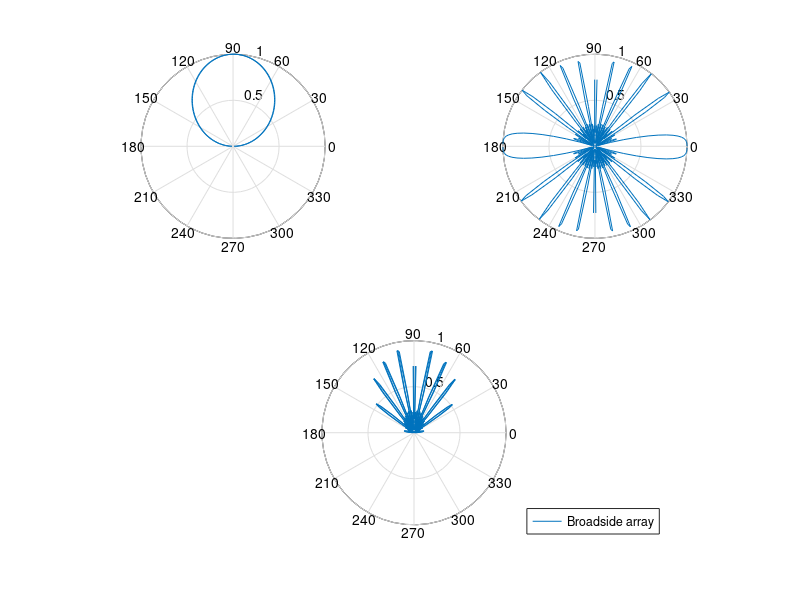

This figure's MATLAB source:
%%MATLAB PROGRAM FOR BROADSIDE ARRAY....

clear;
clc;
tic;

%%Initialising
AF    =    zeros(1,360);
AE    =    zeros(1,360);
theta=1:360;

%%ACCEPTING INPUTS..

N=  input('\nEnter the number of Elements::->');
d=  input('\nEnter the distance between the elements::->');
k=  360;
c=  (k.*d)./2;

%%CALCULATING ARRAY FACTOR AND ARRAY ELEMENT...


      num=  ((1./N).*sind(N.*c.*cosd(theta)));
      den=  sind(c.*cosd(theta));
      AF =    num./den;
      AE =    (cosd(90.*cosd(theta)))./sind(theta);

AF=abs(AF);

%%PLOTTING...

theta=  linspace(0,2*pi,360);
subplot(221);
polar(theta,AE)

subplot(222);
polar(theta,AF)

subplot(2,2,[3,4]);
polar(theta,AE.*AF)
legend('Broadside array','Location','SouthEastOutside')

toc;